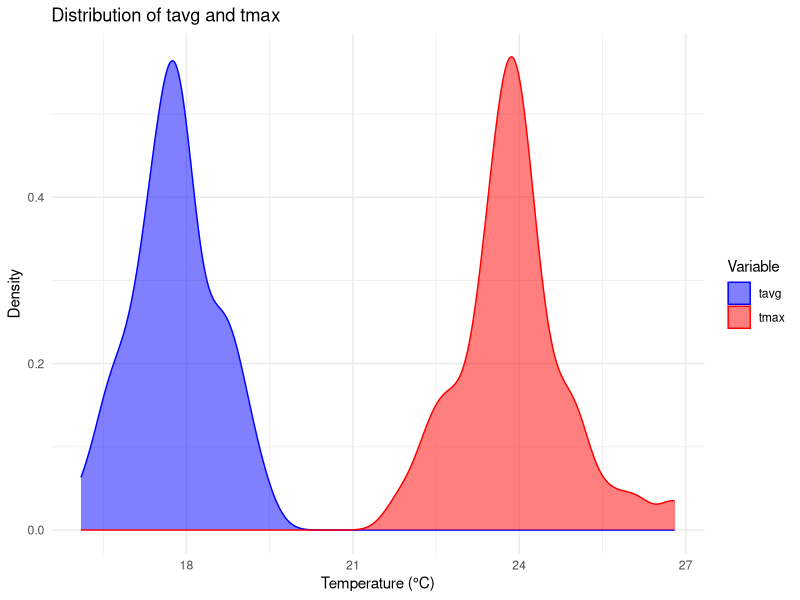
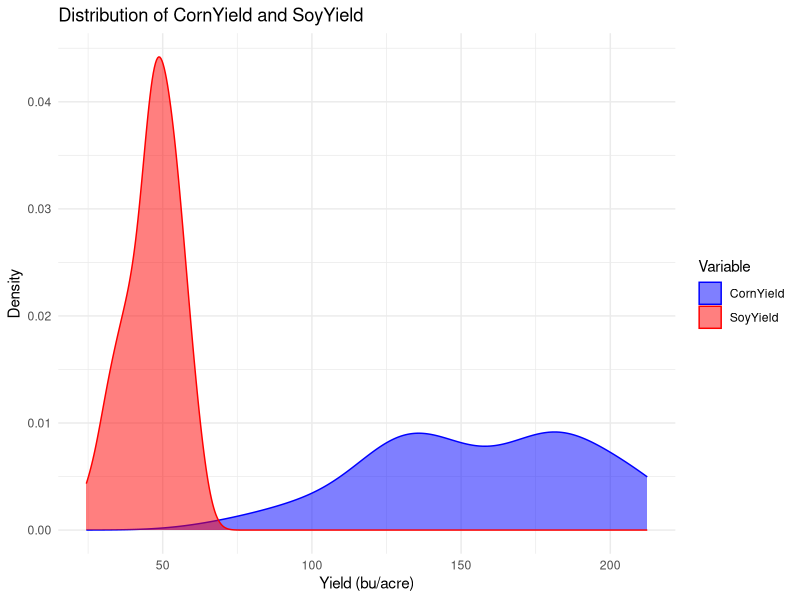
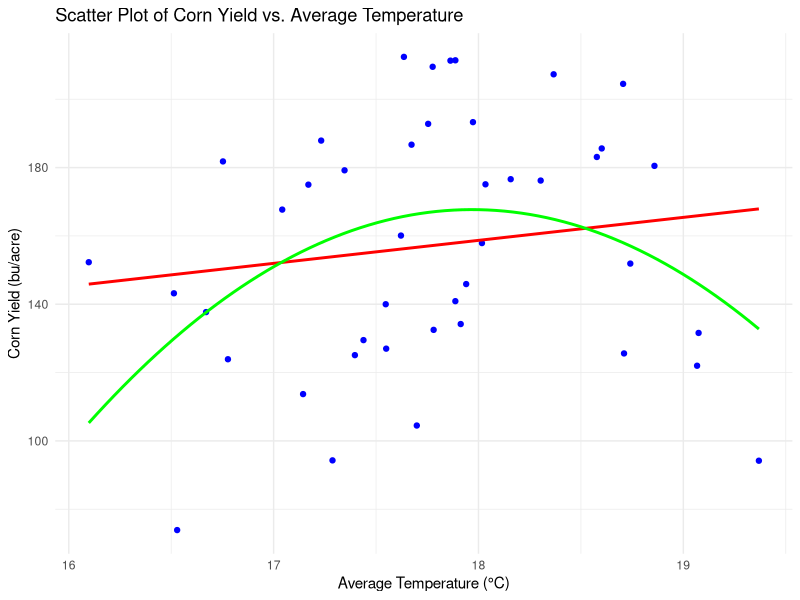
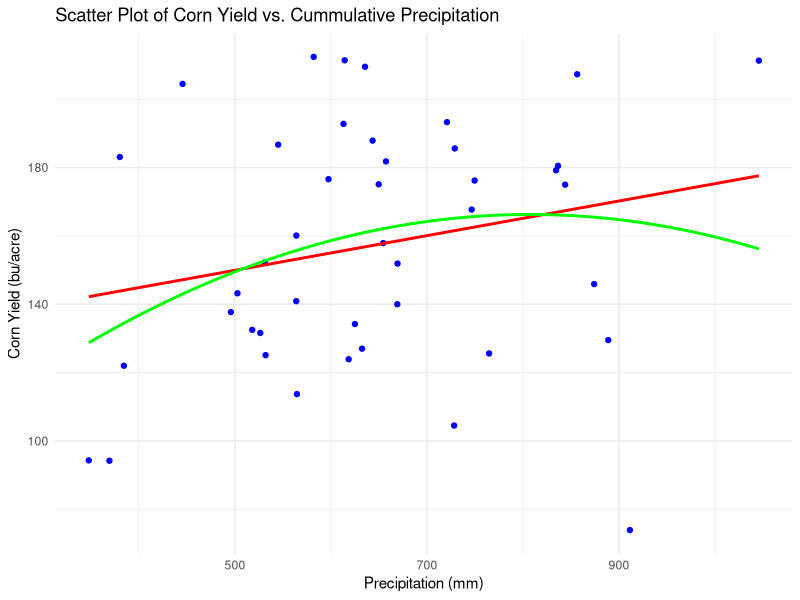

These figures' R source, in order:
## ---- chunk 1
#| warning: false
library(tidyverse)

setwd("C:/Dropbox/Teaching/ENVECON161/161/Sections/Section4")

weather <- read.csv("Weather.csv", header = TRUE)
str(weather)

corn_yield <- read.csv("CornYields.csv", header = TRUE)
str(corn_yield)

soy_yield <- read.csv("SoyYields.csv", header = TRUE)
str(soy_yield)
## ---- chunk 2
# Weather Data
filtered_weather <- weather %>%
  select(GEOID, NAME, Year, edd, gdd, ppt, tavg, tmax) %>% # Select relevant columns
  filter(GEOID == 19023) # Filter for Iowa and Butler County (GEOID = 19023)

# Corn Yield Data
filtered_corn_yield <- corn_yield %>%
  select(Year, County.ANSI, State.ANSI, Value) %>%  # Select relevant columns
  rename(CornYield = Value) %>%  # Rename 'Value' to 'CornYield'
  filter(State.ANSI == 19, County.ANSI == 23) %>%  # Filter for Iowa and Butler County
  mutate(
      GEOID = State.ANSI*1000+County.ANSI # Create GEOID that is 5 digits
    ) %>%
  select(-State.ANSI, -County.ANSI)  # Drop State.ANSI and County.ANSI

# Soybean Yield Data
filtered_soy_yield <- soy_yield %>%
  select(Year, County.ANSI, State.ANSI, Value) %>%  # Select relevant columns
  rename(SoyYield = Value) %>%  # Rename 'Value' to 'SoyYield'
  filter(State.ANSI == 19, County.ANSI == 23) %>%  # Filter for Iowa (State.ANSI = 19) and Butler County (County.ANSI = 23)
  mutate(
      GEOID = State.ANSI*1000+County.ANSI # Create GEOID that is 5 digits
    ) %>%
  select(-State.ANSI, -County.ANSI)  # Drop State.ANSI and County.ANSI

# Merge Datasets
full_data <- filtered_corn_yield %>%
  left_join(filtered_soy_yield, by = c("GEOID", "Year")) %>%
  left_join(filtered_weather, by = c("GEOID", "Year")) %>%
  na.omit()

summary(full_data)
## ---- chunk 3
# Create density plot for average and max temperature
full_data %>%
  ggplot() +
  geom_density(aes(x = tavg, fill = "tavg"), alpha = 0.5, color = "blue") + 
  geom_density(aes(x = tmax, fill = "tmax"), alpha = 0.5, color = "red") +
  scale_fill_manual(values = c("tavg" = "blue", "tmax" = "red")) +  # Custom colors
  labs(title = "Distribution of tavg and tmax",
       x = "Temperature (°C)", 
       y = "Density", 
       fill = "Variable") +
  theme_minimal()
## ---- chunk 4
# Create density plot for corn yields and soybean yields
full_data %>%
  ggplot() +
  geom_density(aes(x = CornYield, fill = "CornYield"), 
               alpha = 0.5, color = "blue") + 
  geom_density(aes(x = SoyYield, fill = "SoyYield"), 
               alpha = 0.5, color = "red") +
  scale_fill_manual(values = c("CornYield" = "blue", "SoyYield" = "red")) +  # Custom colors
  labs(title = "Distribution of CornYield and SoyYield",
       x = "Yield (bu/acre)", y = "Density", fill = "Variable") +
  theme_minimal()
## ---- chunk 5
# Create scatter plot of corn yield vs. average temperature
full_data %>%
  ggplot(aes(x = tavg, y = CornYield)) +
  geom_point(color = "blue") +  # Scatter points
  geom_smooth(method = "lm", color = "red", 
              se = FALSE, formula = y ~ x) +  # Linear fit
  geom_smooth(method = "lm", color = "green", 
              se = FALSE, formula = y ~ poly(x, 2)) +  # Quadratic fit
  labs(title = "Scatter Plot of Corn Yield vs. Average Temperature",
       x = "Average Temperature (°C)", 
       y = "Corn Yield (bu/acre)") +
  theme_minimal()
## ---- chunk 6
# Create scatter plot of corn yield vs. precipitation
full_data %>%
  ggplot(aes(x = ppt, y = CornYield)) +
  geom_point(color = "blue") +  # Scatter points
  geom_smooth(method = "lm", color = "red", 
              se = FALSE, formula = y ~ x) +  # Linear fit
  geom_smooth(method = "lm", color = "green", 
              se = FALSE, formula = y ~ poly(x, 2)) +  # Quadratic fit
  labs(title = "Scatter Plot of Corn Yield vs. Cummulative Precipitation",
       x = "Precipitation (mm)", 
       y = "Corn Yield (bu/acre)") +
  theme_minimal()
## ---- chunk 7
# Run multiple linear regression
model <- lm(CornYield ~ tavg + ppt + Year, data = full_data)

# Display summary of the model
options(scipen = 999)
summary(model)
